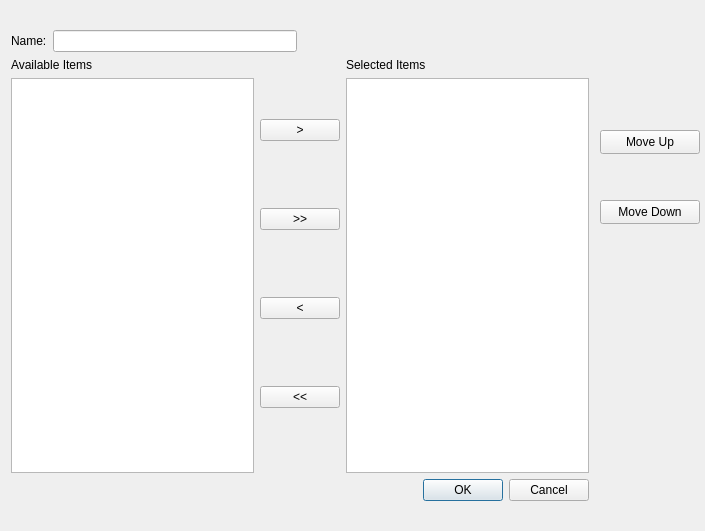
<?xml version="1.0" encoding="UTF-8"?>
<ui version="4.0">
 <class>EditColumnFormatDialog</class>
 <widget class="QDialog" name="EditColumnFormatDialog">
  <property name="geometry">
   <rect>
    <x>0</x>
    <y>0</y>
    <width>705</width>
    <height>531</height>
   </rect>
  </property>
  <property name="windowTitle">
   <string>Edit Column Format</string>
  </property>
  <widget class="QWidget" name="layoutWidget">
   <property name="geometry">
    <rect>
     <x>11</x>
     <y>30</y>
     <width>578</width>
     <height>471</height>
    </rect>
   </property>
   <layout class="QGridLayout" name="gridLayout_2">
    <item row="0" column="0">
     <layout class="QHBoxLayout" name="horizontalLayout">
      <item>
       <widget class="QLabel" name="label">
        <property name="text">
         <string>Name:</string>
        </property>
        <property name="buddy">
         <cstring>nameLineEdit</cstring>
        </property>
       </widget>
      </item>
      <item>
       <widget class="QLineEdit" name="nameLineEdit"/>
      </item>
     </layout>
    </item>
    <item row="1" column="0" colspan="2">
     <layout class="QGridLayout" name="gridLayout">
      <item row="0" column="0">
       <layout class="QVBoxLayout" name="verticalLayout">
        <item>
         <widget class="QLabel" name="label_2">
          <property name="text">
           <string>Available Items</string>
          </property>
          <property name="buddy">
           <cstring>availableListView</cstring>
          </property>
         </widget>
        </item>
        <item>
         <widget class="QListView" name="availableListView"/>
        </item>
       </layout>
      </item>
      <item row="0" column="1">
       <layout class="QVBoxLayout" name="verticalLayout_3">
        <item>
         <widget class="QPushButton" name="selectPushButton">
          <property name="toolTip">
           <string>Select item</string>
          </property>
          <property name="text">
           <string>&gt;</string>
          </property>
         </widget>
        </item>
        <item>
         <widget class="QPushButton" name="selectAllPushButton">
          <property name="toolTip">
           <string>Select all items</string>
          </property>
          <property name="text">
           <string>&gt;&gt;</string>
          </property>
         </widget>
        </item>
        <item>
         <widget class="QPushButton" name="unselectPushButton">
          <property name="toolTip">
           <string>Unselect item</string>
          </property>
          <property name="text">
           <string>&lt;</string>
          </property>
         </widget>
        </item>
        <item>
         <widget class="QPushButton" name="unselectAllPushButton">
          <property name="toolTip">
           <string>Unselect all items</string>
          </property>
          <property name="text">
           <string>&lt;&lt;</string>
          </property>
         </widget>
        </item>
       </layout>
      </item>
      <item row="0" column="2">
       <layout class="QVBoxLayout" name="verticalLayout_2">
        <item>
         <widget class="QLabel" name="label_3">
          <property name="text">
           <string>Selected Items</string>
          </property>
          <property name="buddy">
           <cstring>selectedListView</cstring>
          </property>
         </widget>
        </item>
        <item>
         <widget class="QListView" name="selectedListView"/>
        </item>
       </layout>
      </item>
     </layout>
    </item>
    <item row="2" column="1">
     <widget class="QDialogButtonBox" name="buttonBox">
      <property name="orientation">
       <enum>Qt::Horizontal</enum>
      </property>
      <property name="standardButtons">
       <set>QDialogButtonBox::Cancel|QDialogButtonBox::Ok</set>
      </property>
     </widget>
    </item>
   </layout>
  </widget>
  <widget class="QPushButton" name="moveUpButton">
   <property name="geometry">
    <rect>
     <x>600</x>
     <y>130</y>
     <width>100</width>
     <height>24</height>
    </rect>
   </property>
   <property name="toolTip">
    <string>Move selected item up the list</string>
   </property>
   <property name="text">
    <string>Move Up</string>
   </property>
   <property name="icon">
    <iconset resource="../../../resources/resources.qrc">
     <normaloff>:/images/h32-uparrow.png</normaloff>:/images/h32-uparrow.png</iconset>
   </property>
  </widget>
  <widget class="QPushButton" name="moveDownButton">
   <property name="geometry">
    <rect>
     <x>600</x>
     <y>200</y>
     <width>100</width>
     <height>24</height>
    </rect>
   </property>
   <property name="toolTip">
    <string>Move selected item down the list</string>
   </property>
   <property name="text">
    <string>Move Down</string>
   </property>
   <property name="icon">
    <iconset resource="../../../resources/resources.qrc">
     <normaloff>:/images/h32-downarrow.png</normaloff>:/images/h32-downarrow.png</iconset>
   </property>
  </widget>
 </widget>
 <resources>
  <include location="../../../resources/resources.qrc"/>
  <include location="../../../resources/resources.qrc"/>
  <include location="../../../resources/resources.qrc"/>
  <include location="../../../resources/resources.qrc"/>
  <include location="../../../resources/resources.qrc"/>
  <include location="../../../resources/resources.qrc"/>
  <include location="../../../resources/resources.qrc"/>
  <include location="../../../resources/resources.qrc"/>
  <include location="../../../resources/resources.qrc"/>
 </resources>
 <connections>
  <connection>
   <sender>buttonBox</sender>
   <signal>accepted()</signal>
   <receiver>EditColumnFormatDialog</receiver>
   <slot>accept()</slot>
   <hints>
    <hint type="sourcelabel">
     <x>248</x>
     <y>254</y>
    </hint>
    <hint type="destinationlabel">
     <x>157</x>
     <y>274</y>
    </hint>
   </hints>
  </connection>
  <connection>
   <sender>buttonBox</sender>
   <signal>rejected()</signal>
   <receiver>EditColumnFormatDialog</receiver>
   <slot>reject()</slot>
   <hints>
    <hint type="sourcelabel">
     <x>316</x>
     <y>260</y>
    </hint>
    <hint type="destinationlabel">
     <x>286</x>
     <y>274</y>
    </hint>
   </hints>
  </connection>
 </connections>
</ui>
